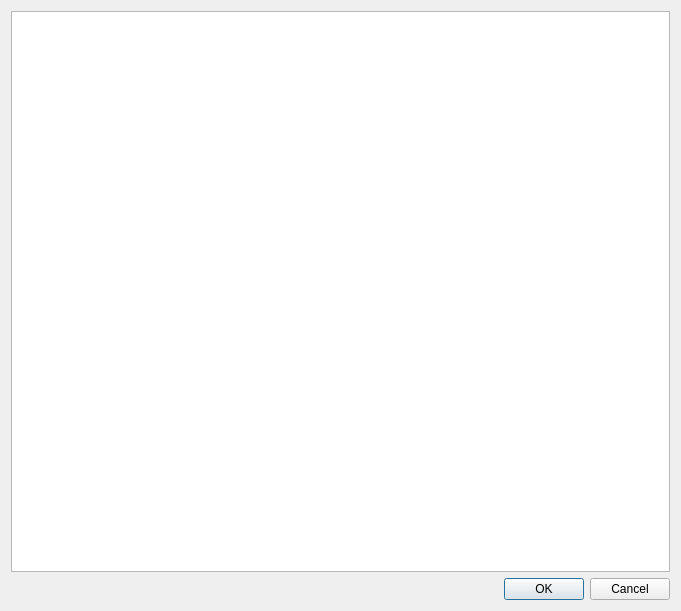
<?xml version="1.0" encoding="UTF-8"?>
<ui version="4.0">
 <class>Dialog</class>
 <widget class="QDialog" name="Dialog">
  <property name="geometry">
   <rect>
    <x>0</x>
    <y>0</y>
    <width>681</width>
    <height>611</height>
   </rect>
  </property>
  <property name="windowTitle">
   <string>Input dialog</string>
  </property>
  <layout class="QVBoxLayout" name="verticalLayout_2">
   <item>
    <layout class="QVBoxLayout" name="verticalLayout">
     <item>
      <widget class="QTextEdit" name="textEdit"/>
     </item>
     <item>
      <layout class="QHBoxLayout" name="horizontalLayout">
       <item>
        <spacer name="horizontalSpacer">
         <property name="orientation">
          <enum>Qt::Horizontal</enum>
         </property>
         <property name="sizeHint" stdset="0">
          <size>
           <width>40</width>
           <height>20</height>
          </size>
         </property>
        </spacer>
       </item>
       <item>
        <widget class="QDialogButtonBox" name="buttonBox">
         <property name="standardButtons">
          <set>QDialogButtonBox::Cancel|QDialogButtonBox::Ok</set>
         </property>
        </widget>
       </item>
      </layout>
     </item>
    </layout>
   </item>
  </layout>
 </widget>
 <resources/>
 <connections/>
</ui>
